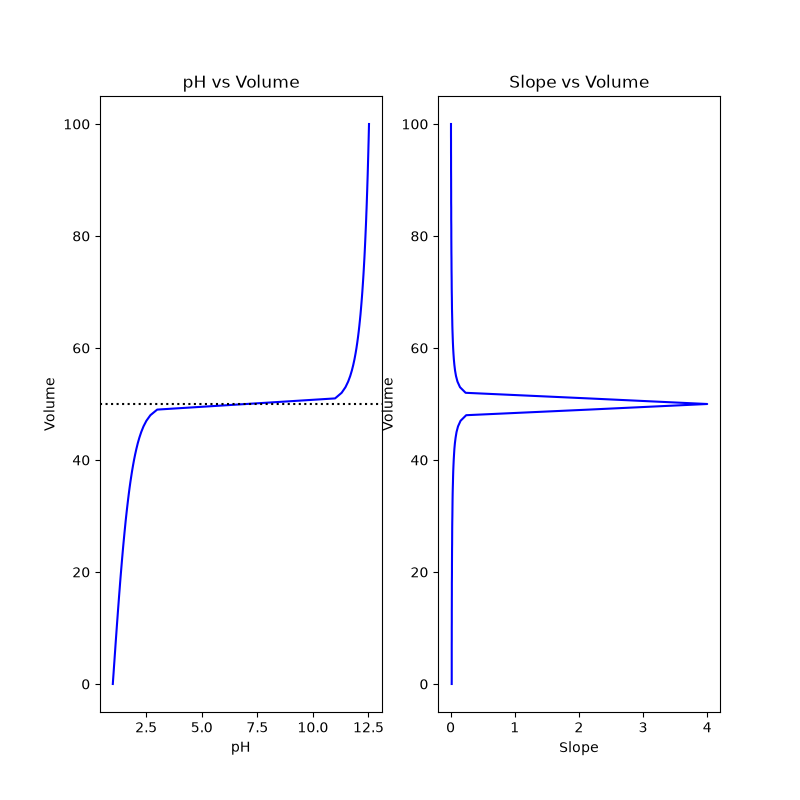

Python code for this plot:
"""
PW2 Lab B Part 5 (bonus) -- find a titration's equivalence point.

titration.csv holds a titration curve: pH versus the volume of base added.
The equivalence point is the volume where the pH changes fastest (the steep
jump). Numerically, that is where the SLOPE of the pH curve is largest.
Run:  python titration.py
"""
import numpy as np
import matplotlib.pyplot as plt

# TODO 1: read titration.csv (columns volume_base, pH) into arrays V, pH.

volume_base, pH = np.loadtxt("titration.csv", float, None, ",", None, 1, None, True)

print(volume_base)
print(pH)

# TODO 2: compute the slope of the pH curve with np.gradient(pH, V), and find
#         the volume where that slope is largest (np.argmax). That is the
#         equivalence point. Print it.

pH_slope = np.gradient(pH, volume_base)
V_max_slope = np.argmax(pH_slope)
print("Equivalence point", V_max_slope)



# TODO 3: make two plots side by side: (left) pH vs volume with a line at the
#         equivalence point; (right) the slope vs volume, showing it peaks
#         at the equivalence point. Save as titration.png.
    
fig, (pH_V, slope_V) = plt.subplots(nrows=1, ncols=2, figsize=(8, 8))

pH_V.plot(pH, volume_base, color="blue")
pH_V.set_xlabel("pH")
pH_V.set_ylabel("Volume")
pH_V.set_title("pH vs Volume")
pH_V.axhline(y=V_max_slope, color="black", linestyle=":")

slope_V.plot(pH_slope, volume_base, color="blue")
slope_V.set_xlabel("Slope")
slope_V.set_ylabel("Volume")
slope_V.set_title("Slope vs Volume")

plt.savefig("titration.png")
